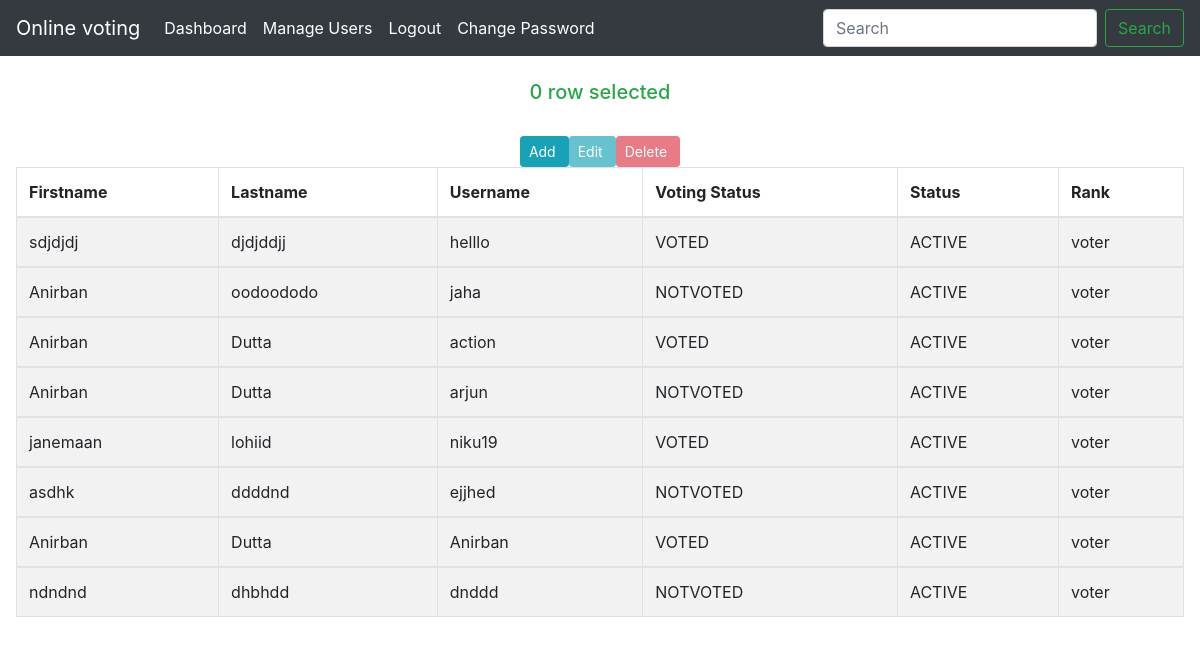
The page /users.php (signed in) on the database as committed earlier.
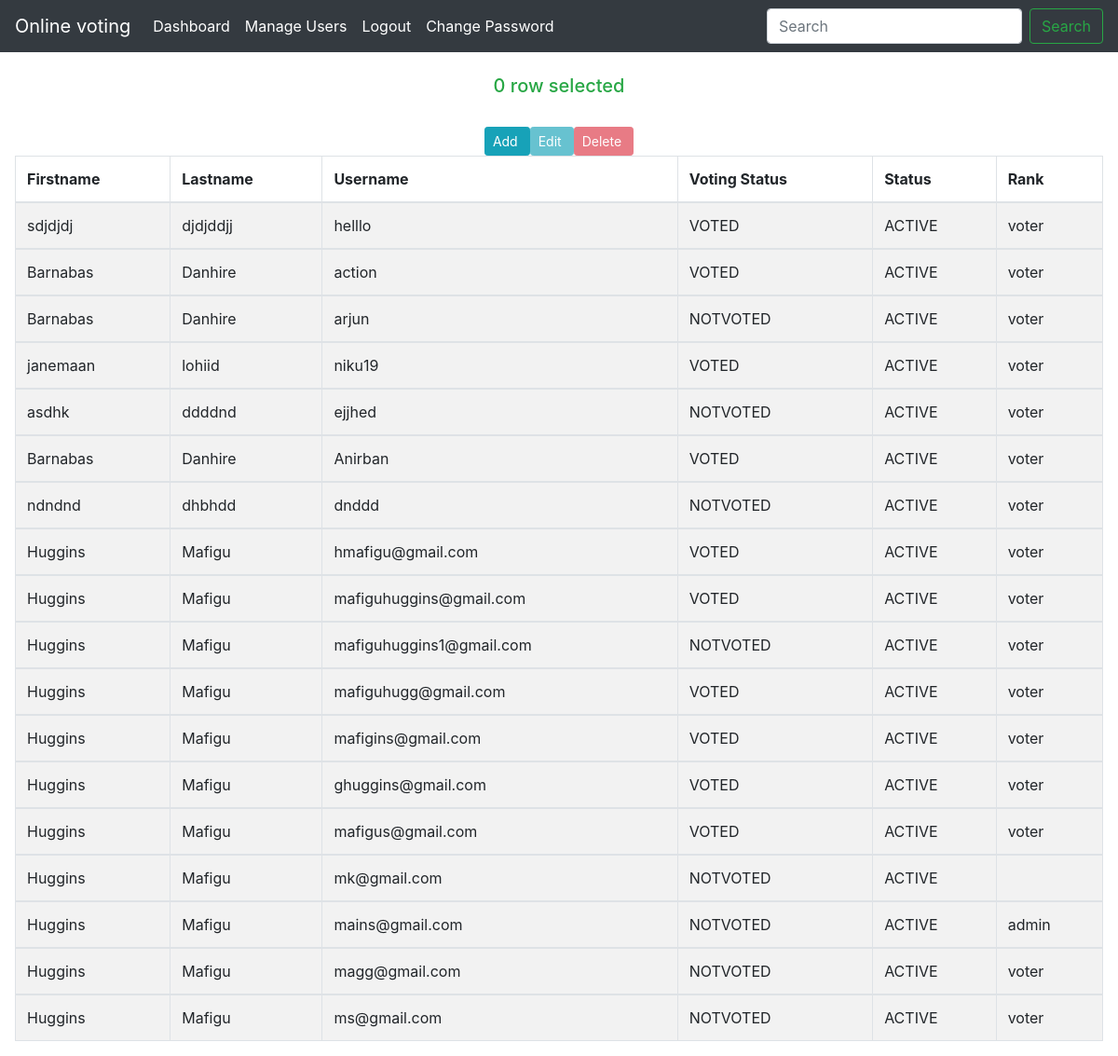
The same page on the database as committed later.
### tables this page shows
CREATE TABLE `voters` (
  `firstname` varchar(100) NOT NULL,
  `lastname` varchar(100) NOT NULL,
  `username` varchar(100) NOT NULL,
  `status` varchar(10) NOT NULL DEFAULT 'NOTVOTED',
  `voted` varchar(255) DEFAULT NULL
);

CREATE TABLE `loginusers` (
  `id` int(200) NOT NULL,
  `username` varchar(100) NOT NULL,
  `password` varchar(100) NOT NULL,
  `rank` varchar(80) NOT NULL,
  `status` varchar(10) NOT NULL DEFAULT 'ACTIVE'
);

### users.php (the view, shortened to what this page needs)
<?php
include "header_admin.php";
?>
<div class="wrapper-editor form-group mx-sm-3 mb-2">
  <div class="block my-4">
    <div class="d-flex justify-content-center">
      <p class="h5 text-success createShowP">0 row selected</p>
    </div>
  </div>
  <div class="row d-flex justify-content-center modalWrapper">
    <div class="text-center">
      <a href="" class="btn btn-info btn-rounded btn-sm" data-toggle="modal" data-target="#modalAdd">Add</a>
    </div>
    <div class="text-center buttonEditWrapper">
      <button class="btn btn-info btn-rounded btn-sm buttonEdit" data-toggle="modal" data-target="#modalEdit"
        disabled>Edit<i class="fas fa-pencil-square-o ml-1"></i></a>
    </div>
    <div class="text-center">
      <button class="btn btn-danger btn-sm btn-rounded buttonDelete" data-toggle="modal" disabled data-target="#modalDelete"
        disabled>Delete<i class="fas fa-times ml-1"></i></a>
    </div>
  </div>
  <table id="dtBasicExample" class="table table-striped table-bordered" cellspacing="0" width="100%">
    <thead>
      <tr>
        <th class="th-sm">Firstname
        </th>
        <th class="th-sm">Lastname
        </th>
        <th class="th-sm">Username
        </th>
        <th class="th-sm">Voting Status
        </th>
        <th class="th-sm">Status
        </th>
        <th class="th-sm">Rank
        </th>
      </tr>
    </thead>
    <tbody>
    <?php
		include "connection.php";
		$rs = mysqli_query($con,"SELECT `voters`.`firstname` AS Firstname, `voters`.`lastname` AS Lastname, `voters`.`username` AS Username,
                                 `voters`.`status` AS VoteStatus, `loginusers`.`status` AS UserStatus, `loginusers`.`rank` AS Position
                                 FROM `voters`
                                 INNER JOIN `loginusers`
                                 ON `loginusers`.`username` = `voters`.`username`");
		while ($row = mysqli_fetch_object($rs)){
            $firstname=$row->Firstname;
            $lastname=$row->Lastname;
            $username=$row->Username;
            $VoteStatus=$row->VoteStatus;
            $UserStatus=$row->UserStatus;
            $Position=$row->Position;
    	?>
      <tr>
        <td><?php echo $firstname; ?></td>
        <td><?php echo $lastname; ?></td>
        <td><?php echo $username; ?></td>
        <td><?php echo $VoteStatus; ?></td>
        <td><?php echo $UserStatus; ?></td>
        <td><?php echo $Position; ?></td>
      </tr>
    </tbody>
    <?php } ?>
  </table>
</div>

Rows that differ between the two databases and show on the page:
removed voters: firstname "Anirban", lastname "oodoododo", username "jaha", status "NOTVOTED", loginusers.status "ACTIVE", loginusers.rank "voter"
changed voters "action": firstname "Anirban" → "Barnabas"; lastname "Dutta" → "Danhire"
changed voters "arjun": firstname "Anirban" → "Barnabas"; lastname "Dutta" → "Danhire"
changed voters "Anirban": firstname "Anirban" → "Barnabas"; lastname "Dutta" → "Danhire"
added voters: firstname "Huggins", lastname "Mafigu", username "hmafigu@gmail.com", status "VOTED", loginusers.status "ACTIVE", loginusers.rank "voter"
added voters: firstname "Huggins", lastname "Mafigu", username "mafiguhuggins@gmail.com", status "VOTED", loginusers.status "ACTIVE", loginusers.rank "voter"
added voters: firstname "Huggins", lastname "Mafigu", username "mafiguhuggins1@gmail.com", status "NOTVOTED", loginusers.status "ACTIVE", loginusers.rank "voter"
added voters: firstname "Huggins", lastname "Mafigu", username "mafiguhugg@gmail.com", status "VOTED", loginusers.status "ACTIVE", loginusers.rank "voter"
added voters: firstname "Huggins", lastname "Mafigu", username "mafigins@gmail.com", status "VOTED", loginusers.status "ACTIVE", loginusers.rank "voter"
added voters: firstname "Huggins", lastname "Mafigu", username "ghuggins@gmail.com", status "VOTED", loginusers.status "ACTIVE", loginusers.rank "voter"
added voters: firstname "Huggins", lastname "Mafigu", username "mafigus@gmail.com", status "VOTED", loginusers.status "ACTIVE", loginusers.rank "voter"
added voters: firstname "Huggins", lastname "Mafigu", username "mk@gmail.com", status "NOTVOTED", loginusers.status "ACTIVE"
added voters: firstname "Huggins", lastname "Mafigu", username "mains@gmail.com", status "NOTVOTED", loginusers.status "ACTIVE", loginusers.rank "admin"
added voters: firstname "Huggins", lastname "Mafigu", username "magg@gmail.com", status "NOTVOTED", loginusers.status "ACTIVE", loginusers.rank "voter"
added voters: firstname "Huggins", lastname "Mafigu", username "ms@gmail.com", status "NOTVOTED", loginusers.status "ACTIVE", loginusers.rank "voter"
